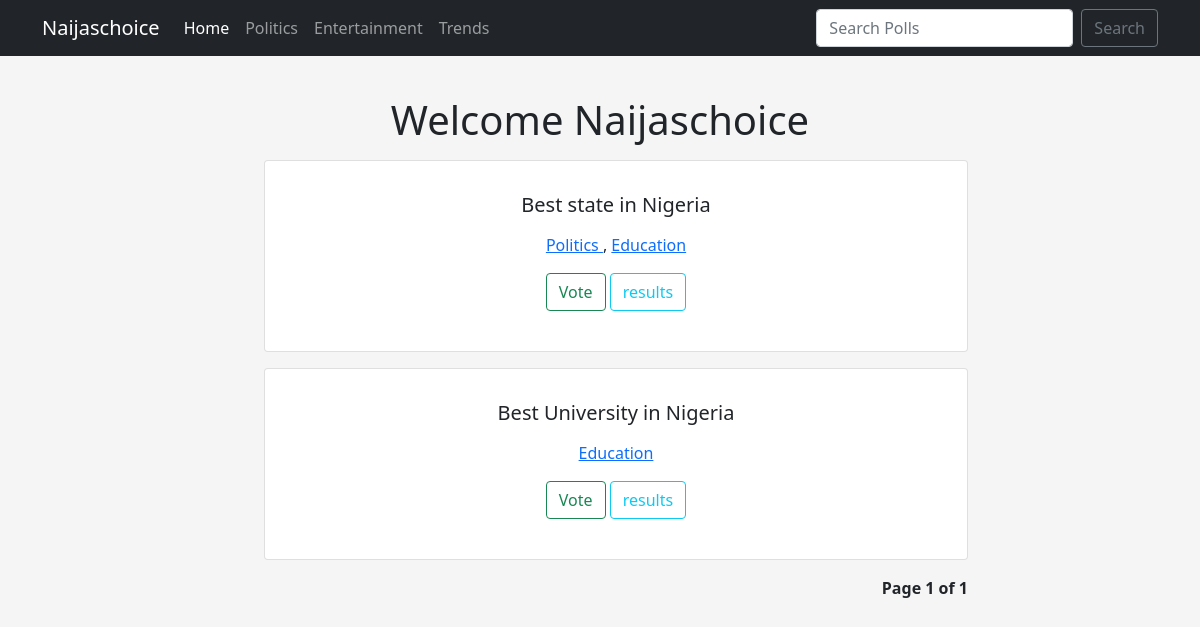
The app's page /, older data.
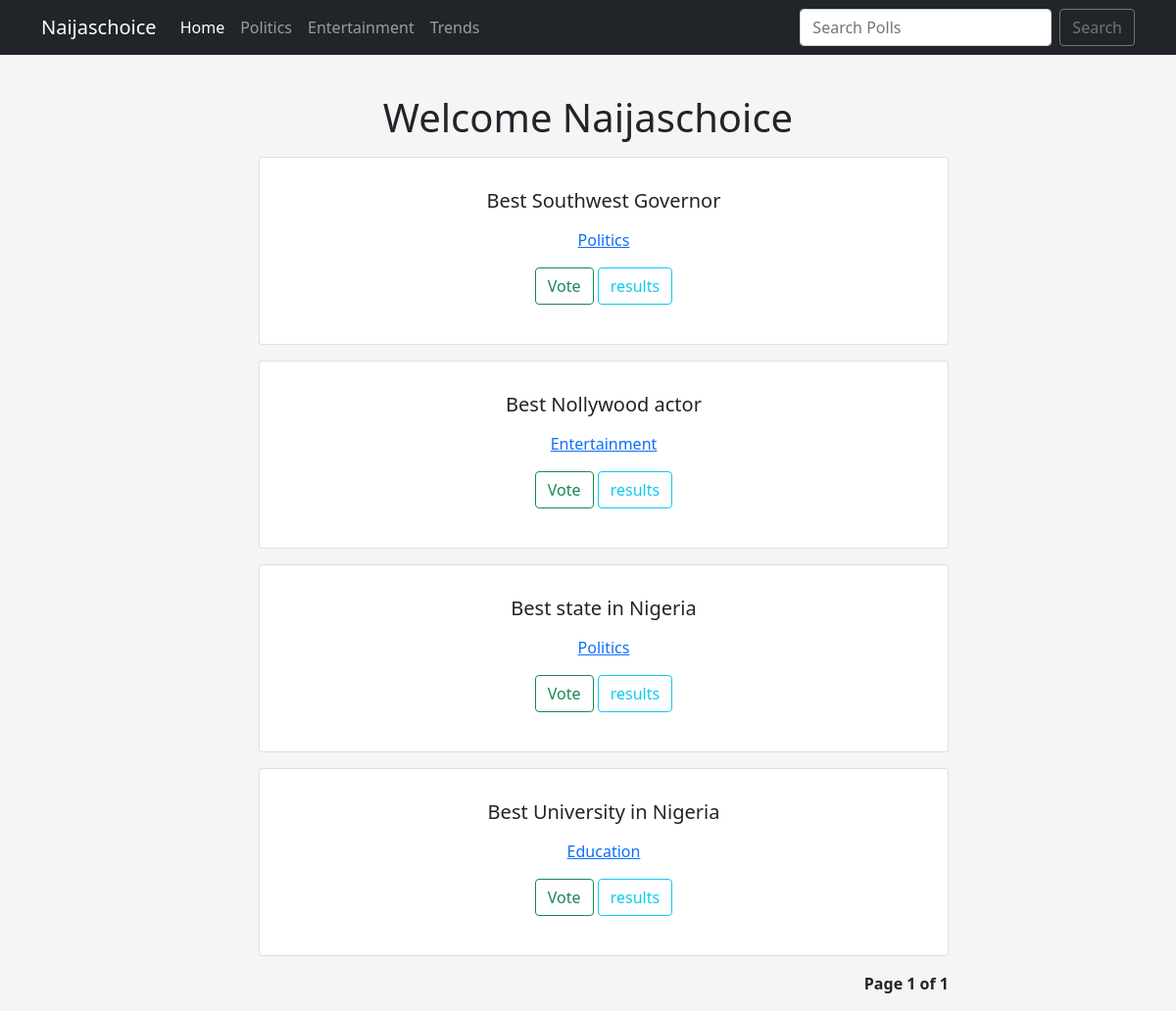
The same page, newer data.
### polls/models.py (models this page shows, shortened)
class Question(models.Model):
    question_title = models.CharField(max_length=200, blank=False)
    pub_date = models.DateTimeField('date published')
    slug_field = models.CharField(max_length=100, blank=False)
    tags = TaggableManager()

### polls/views.py (the view)
# urls.py: path('', views.index, name='index'),
def index(request, tag_slug=None):
    latest_question_list = Question.objects.all().order_by('-pub_date')
    paginator = Paginator(latest_question_list, 4)
    page_number = request.GET.get('page', 1)
    page_obj = paginator. get_page(page_number)
    tag = None
    page_tags = None
    poll_related = None
    if tag_slug:
        tag = get_object_or_404(Tag, slug=tag_slug)
        page_tags = latest_question_list.filter(tags__in=[tag])
        paginator = Paginator(page_tags, 2)
        page_number = request.GET.get('page', 1)
        page_obj = paginator. get_page(page_number)
    return render(request, 'polls/index.html', {'page_obj': page_obj, 'tag': tag, 'page_tags': page_tags, 'poll_related': poll_related})

### templates/polls/index.html (shortened to what this page needs)
{% extends 'base.html' %}
{% load static %}
{% block content %}
                <h1 class="text-center mt-5">Welcome Naijaschoice</h1>
<ul>
    {% for question in page_obj %}
    <div class="row mt-3 pagination">
        <div class="col-sm-12 m-auto text-center">
            <div class="card">
                <div class="card-body">
                    <h5 class="card-title mb-3">{{question.question_title}}</h5>
                    {% for tag in question.tags.all %}
                    <a href="{% url 'poll_list_by_tag' tag.slug %}">
                        {{ tag.name }}
                    </a>
                    {% if not forloop.last %}, {% endif %}
                    {% endfor %}
                    <a href="{% url 'detail' question.id %}" class="btn btn-outline-success">Vote</a>
                    <a href="{% url 'results' question.id %}" class="btn btn-outline-info">results</a>
                            {% load social_share %}
                </div>
            </div>
        </div>
    </div>
{% endfor %}
<div class="pagination justify-content-end mt-3 fw-bolder">
    <span class="step-links">
        <span class="current">
            Page {{ page_obj.number }} of {{ page_obj.paginator.num_pages }}
        </span>
    </span>
</div>
{% endblock%}

Row changes from the older to the newer data that the page shows:
added Question: question_title "Best Southwest Governor", Tag (name "Politics")
shown differently, row unchanged: Tag "Politics": no longer shows ","
added Question: question_title "Best Nollywood actor"
added Tag: name "Entertainment", shown under "Best Nollywood actor"
changed Question "Best state in Nigeria": loses Tag (name "Education")
